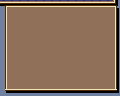

A level layout from a 2D game, rendered from its tile map. Below: a short description, then the map file with its tile-grid data intact:
An orthogonal 15x12 tile map with 8x8 px tiles, 1 tile layer (Tile Layer 1).

<map version="1.9" tiledversion="1.9.2" orientation="orthogonal" renderorder="right-down" width="15" height="12" tilewidth="8" tileheight="8" infinite="0" nextlayerid="2" nextobjectid="1">
 <tileset firstgid="1" name="BobMenuTiles" tilewidth="8" tileheight="8" tilecount="128" columns="16">
  <image source="../../Image/Png/BobMenuTiles.png" width="128" height="64" />
 </tileset>
 <layer id="1" name="Tile Layer 1" width="15" height="12">
  <data encoding="csv">
90,88,88,88,88,88,88,88,88,88,88,88,88,88,91,
37,47,47,47,47,47,47,47,47,47,47,47,47,47,86,
37,47,47,47,47,47,47,47,47,47,47,47,47,47,86,
37,47,47,47,47,47,47,47,47,47,47,47,47,47,86,
37,47,47,47,47,47,47,47,47,47,47,47,47,47,86,
37,47,47,47,47,47,47,47,47,47,47,47,47,47,86,
37,47,47,47,47,47,47,47,47,47,47,47,47,47,86,
37,47,47,47,47,47,47,47,47,47,47,47,47,47,86,
37,47,47,47,47,47,47,47,47,47,47,47,47,47,86,
37,47,47,47,47,47,47,47,47,47,47,47,47,47,86,
37,47,47,47,47,47,47,47,47,47,47,47,47,47,86,
26,24,24,24,24,24,24,24,24,24,24,24,24,24,35
</data>
 </layer>
</map>
